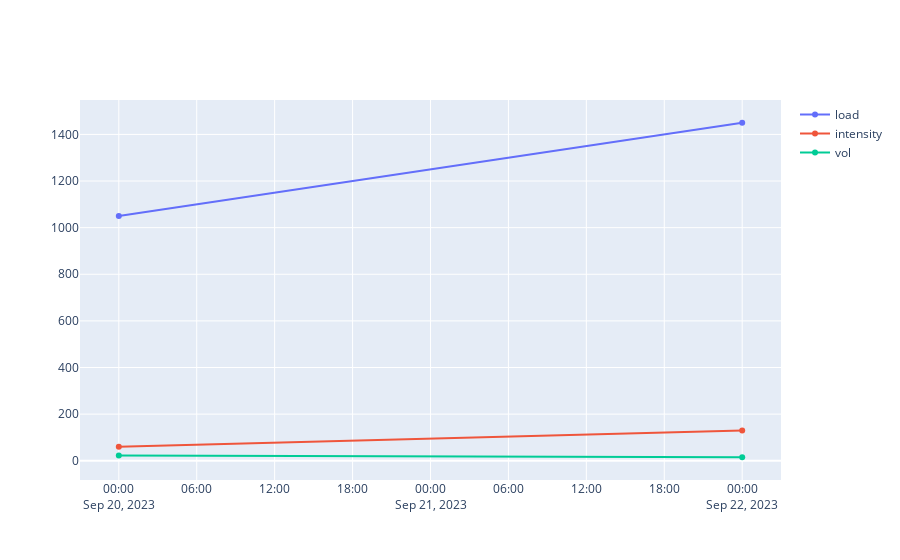

Notebook code cell kept with this figure:
### Code cell
ex = 'benchpress'
metrics = ['load', 'intensity']#, 'vol']

lines = [
    go.Line(name=metric, x=grpby[grpby.ename==ex]['date'], y=grpby[metric])
    for metric in metrics
]

fig = go.Figure(data = lines)

fig.show()

print(grpby)

### Figure 1 — Plotly figure (JSON) as saved in the notebook; plotly's stock layout.template omitted (floating-point values rounded to 4 significant figures)
{"data": [{"name": "load", "type": "scatter", "x": ["2023-09-20T00:00:00", "2023-09-22T00:00:00"], "y": [1050, 1450, 1680, 2200]}, {"name": "intensity", "type": "scatter", "x": ["2023-09-20T00:00:00", "2023-09-22T00:00:00"], "y": [60, 130, 60, 130]}, {"name": "vol", "type": "scatter", "x": ["2023-09-20T00:00:00", "2023-09-22T00:00:00"], "y": [22, 15, 38, 20]}], "layout": {}}
